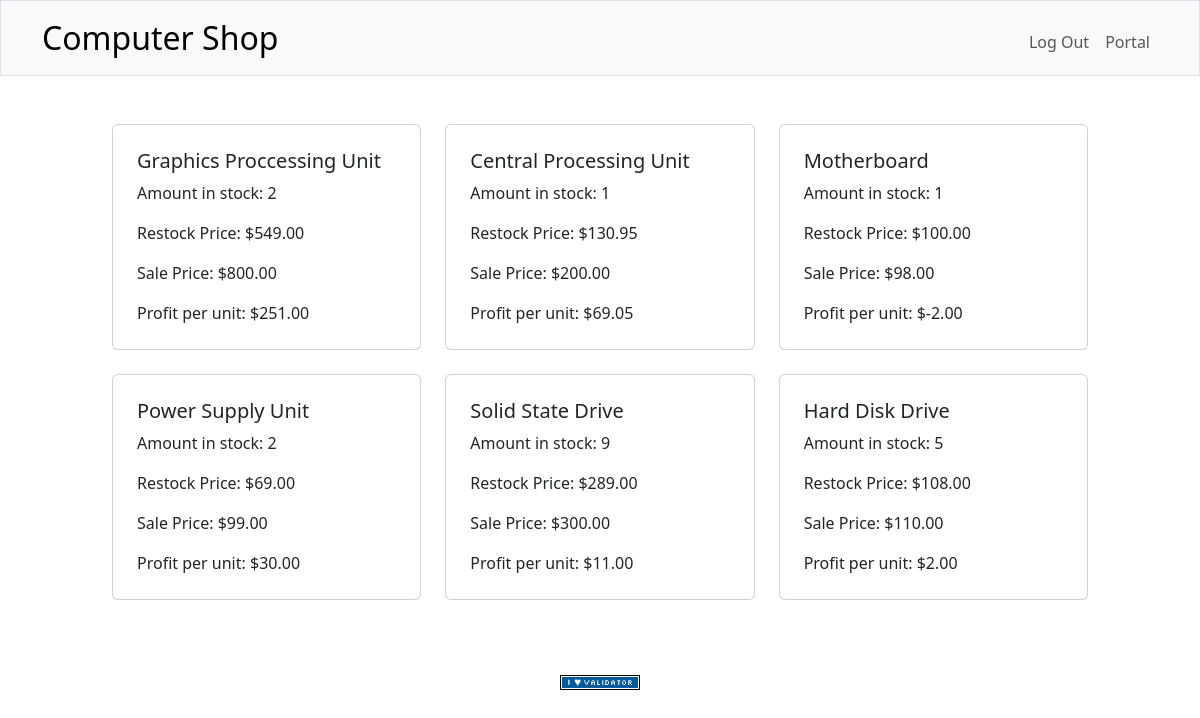
/stock (signed in), run on the app's committed database.
### tables this page shows
CREATE TABLE Product (
    productID INTEGER PRIMARY KEY AUTOINCREMENT NOT NULL,
    name TEXT NOT NULL,
    category TEXT NOT NULL,
    description TEXT NOT NULL,
    instock INTEGER NOT NULL,
    restockPrice NUMERIC NOT NULL,
    salePrice NUMERIC NOT NULL,
    restockURL TEXT NOT NULL
);

### app.py (the view)
@app.route("/stock")
@login_required
def stock():
    products = db.execute("SELECT name, instock, restockPrice, salePrice FROM Product")
    profitPerUnit = []
    for i in range(len(products)):
        profitPerUnit.append(products[i]["salePrice"] - products[i]["restockPrice"])
    return render_template("/stock.html", profitPerUnit=profitPerUnit, products=products)

### app.py (called while the page is built)
@app.after_request
def after_request(response):
    response.headers["Cache-Control"] = "no-cache, no-store, must-revalidate"
    response.headers["Expires"] = 0
    response.headers["Pragma"] = "no-cache"
    return response

### helpers.py (called while the page is built)
def login_required(f):
    @wraps(f)
    def decorated_function(*args, **kwargs):
        if session.get("user_id") is None:
            return redirect("/login")
        return f(*args, **kwargs)
    return decorated_function

def usd(value):
    return f"${value:,.2f}"

### templates/stock.html (shortened to what this page needs)
{% extends "layout.html" %}
{% block main %}
    <div class="container" style="max-width: 1000px; justify-content: center">
        <div class="row">
            {% for i in range(products|length) %}
                <div class="col-sm-4 mb-4">
                    <div class="card">
                        <div class="card-body p-4 text-start">
                            <h5 class="card-title">{{products[i]["name"]}}</h5>
                            <p class="card-text">Amount in stock: {{products[i]["instock"]}}</p>
                            <p class="card-text">Restock Price: {{products[i]["restockPrice"] | usd}}</p>
                            <p class="card-text">Sale Price: {{products[i]["salePrice"] | usd}}</p>
                            <p class="card-text">Profit per unit: {{profitPerUnit[i] | usd}}</p>
                        </div>
                    </div>
                </div>
            {%endfor%}
        </div>
    </div>
{% endblock %}

### data on the page
Product: name "Graphics Proccessing Unit", instock "2", restockPrice "$549.00", salePrice "$800.00"
Product: name "Central Processing Unit", instock "1", restockPrice "$130.95", salePrice "$200.00"
Product: name "Motherboard", instock "1", restockPrice "$100.00", salePrice "$98.00"
Product: name "Power Supply Unit", instock "2", restockPrice "$69.00", salePrice "$99.00"
Product: name "Solid State Drive", instock "9", restockPrice "$289.00", salePrice "$300.00"
Product: name "Hard Disk Drive", instock "5", restockPrice "$108.00", salePrice "$110.00"

### other printed values
{{ profitPerUnit[i] | usd }} "$251.00" "$69.05" "$-2.00" "$30.00" "$11.00" "$2.00"
